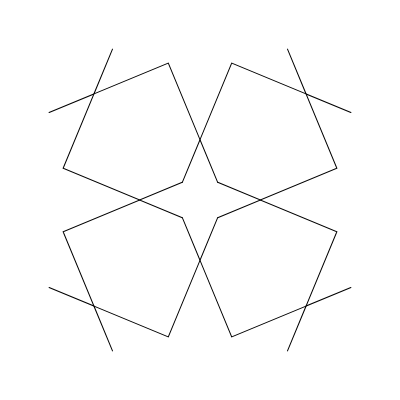
Frame 1 (no input)
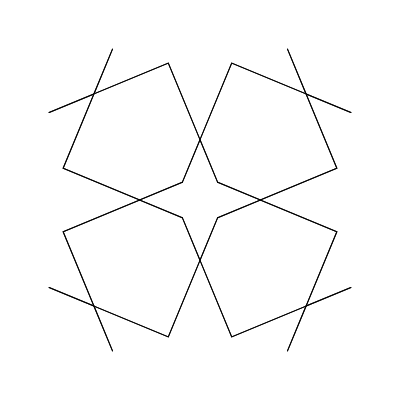
Frame 2 (the mouse pressed at the canvas centre, redrawn once)

The p5.js sketch that drew these frames (run headless with seeded random() and noise() and a simulated clock; the mouse was pressed at the canvas centre and the sketch redrawn once):

// p5.js sketch
// ── sketch.js
/*
Code written by Selcuk ARTUT 2022
Geometric Patterns with Creative Coding 
All rights reserved
*/

//scale factor
let a = 25;
let b, c, d, e;

function setup() {
    createCanvas(400, 400);
    angleMode(DEGREES);
    noLoop();
    noFill();
    a = 25;
    b = (a * sin(112.5)) / sin(22.5);
    c = 6 * a;
    d = (a * sin(45)) / sin(22.5);
    e = ((c - b) * sin(22.5)) / sin(45);
}

function draw() {
    let x0, y0, x1, y1, x2, y2, x3, y3, x4, y4;
    push();
        translate(width * 0.5, height * 0.5);
        rotate(45);
        for (let n = 0; n < 4; n++) {
            push();
                rotate(90 * n);
                beginShape();
                x0 = 0;
                y0 = -a;
                vertex(x0, y0);
                x1 = b * cos(45);
                y1 = -b * sin(45);
                vertex(x1, y1);
                x2 = (d + (c - b) * cos(22.5)) * cos(67.5) + a;
                y2 = -1 * ((d + (c - b) * cos(22.5)) * sin(67.5));
                vertex(x2, y2);
                x3 = 0;
                y3 = -c;
                vertex(x3, y3);
                x4 = e * cos(22.5);
                y4 = -1 * (e * sin(22.5) + c);
                vertex(x4, y4);
                endShape();
                //mirroring
                push();
                    scale(-1, 1);
                    beginShape();
                    x0 = 0;
                    y0 = -a;
                    vertex(x0, y0);
                    x1 = b * cos(45);
                    y1 = -b * sin(45);
                    vertex(x1, y1);
                    x2 = (d + (c - b) * cos(22.5)) * cos(67.5) + a;
                    y2 = -1 * ((d + (c - b) * cos(22.5)) * sin(67.5));
                    vertex(x2, y2);
                    x3 = 0;
                    y3 = -c;
                    vertex(x3, y3);
                    x4 = e * cos(22.5);
                    y4 = -1 * (e * sin(22.5) + c);
                    vertex(x4, y4);
                    endShape(); 
                pop();
            pop();
        }
    pop();
}
